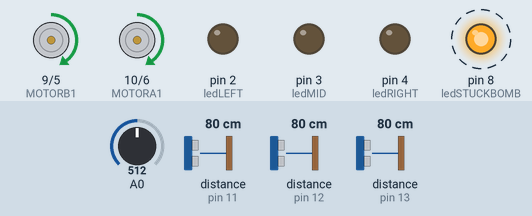
Simulated run of this sketch. Board: Arduino Uno, built with avr-gcc and run on an emulated ATmega328P. Shown: motor-driver pin pairs drawn as motors (green arrow = first pin HIGH = forward, orange = second pin HIGH = backward, longer = more drive), output pins drawn as LEDs (lit = HIGH). Wiring (inferred from the names in the program): 3 × ultrasonic range finder: trigger pin 12, echo pin 12 / trigger pin 11, echo pin 11 / trigger pin 13, echo pin 13. Dashed ring = blinking. Inputs (shaded band) come from the test bench; at power-on: distance to the obstacle (sensors on pin 11, pin 12, pin 13) 80 cm, A0 = 512. Pins used as bus, display or sensor lines are not drawn.

Above: at 2.2 s.
2.3 s: distance to the obstacle (sensor on pin 11) set to 2 cm
At 3.57 s:
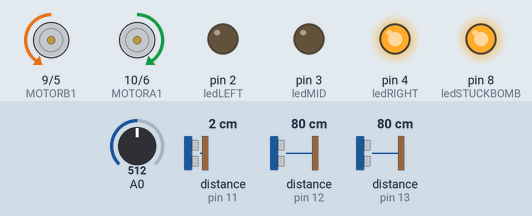
At 5.1 s:
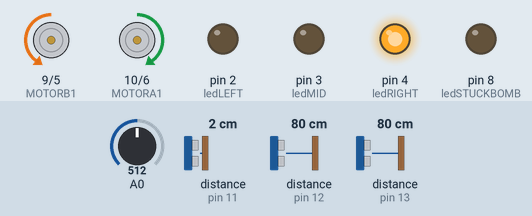
Timing chart, 0 to 6.6 s (numbered marks = the images above; inputs shaded):
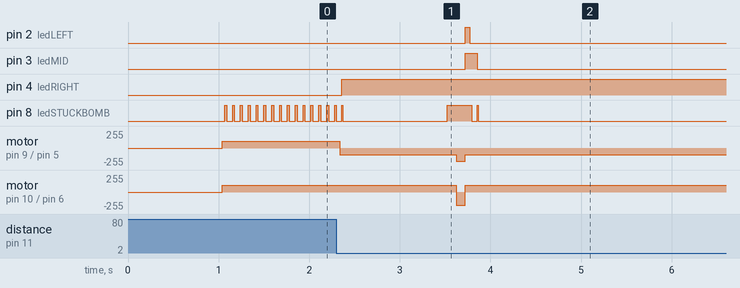

Measured:
- after the input at 2.3 s, pin 2 (ledLEFT): LOW → HIGH after 1.4 s, → LOW 0.05 s later; pin 3 (ledMID): LOW → HIGH after 1.4 s, → LOW 0.13 s later

The sketch:

labyrinth2-20180716-1444.ino
```cpp
// ___________________________________________________________________________
// _______________________________START OF FILE_______________________________

// ___________________________________________________________________________
// _______________________________ToDo or ToFix_______________________________
/*
 - nothing at the momentz
*/


// ___________________________________________________________________________
// ________________________________CONNECTIONS________________________________

/* Bluetooth Connections:
 RX : TX
 TX : RX

 Motor Connections:
 A1 : 10
 A2 : 6
 B1 : 9
 B2 : 5

 Ultrasound Connections:
 U1 : 11
 U2 : 12
 U2 : 13

 LED Connections:
 ledLEFT : 2
 ledMID : 3
 ledRIGHT : 4
 ledSTUCKBOMB : 8

*/


// ___________________________________________________________________________
// ________________________________DEFINITIONS________________________________

// Motors
#define MOTORA2 6
#define MOTORA1 10
#define MOTORB2 5
#define MOTORB1 9

// Ultrasound
#define U1 11
#define U2 12
#define U3 13

// LEDs
#define ledLEFT 2
#define ledMID 3
#define ledRIGHT 4
#define ledSTUCKBOMB 8

// Bluetooth
// input buffer (of size BUF_SIZE). Cyclycally written and stored
#define BUF_SIZE 30
char charBuf[BUF_SIZE];
unsigned int bufPos = 0;
// buffer to store the 9 last chars (to test against "Hello\r\n"), '0' terminated
char testStringHello[9];

// mode:
// 0: waiting for hello
// 1: hello received, waiting for code
unsigned int mode = 0;

// temporary variable
char temp;


// ___________________________________________________________________________
// ___________________________________SETUP___________________________________

void setup() {
  Serial.begin(38400);
  pinMode(MOTORA1, OUTPUT);
  pinMode(MOTORA2, OUTPUT);
  pinMode(MOTORB1, OUTPUT);
  pinMode(MOTORB2, OUTPUT);
  pinMode(ledLEFT, OUTPUT);
  pinMode(ledMID, OUTPUT);
  pinMode(ledRIGHT, OUTPUT);
  pinMode(ledSTUCKBOMB, OUTPUT);

  // bluetooth setup
  // set AT Mode switch to "on" and excecute this once
  // set AT Mode switch to "off" and remove follwing line

  // digitalWrite(ledMID, HIGH);
  // programBluetooth();

  // clear the char buf
  for (int i = 0; i < BUF_SIZE; i++) {
    charBuf[i] = ' ';
  }

  /*
  lcd.begin(NUM_CHAR, NUM_LINES);
  lcd.print("system ready");
  delay(900);
  lcd.clear();
  */
  delay(1000);
}


// ___________________________________________________________________________
// _________________________________MAIN LOOP_________________________________

void loop() {
  // int analogValue = analogRead(A0);
  if(analogRead(A0) > 350 && analogRead(A0) < 550) {
    driveNoTouch();
  }
}


// ___________________________________________________________________________
// _________________________MAIN DRIVE DECIDE FUNCTION________________________

void driveNoTouch() {
  // If lpDEBUG == true motors won't turn to save power during debugging.
  bool lpDEBUG = false;

  uint16_t stuckcounter = 1;
  int allowedstucktime = 20;
  bool notstuck = true;

  while (true) {
    uint16_t distMID = measureDistanceMID();
    delay(25);
    uint16_t distLEFT = measureDistanceLEFT();
    uint16_t distRIGHT = measureDistanceRIGHT();

    /*
      // CONDITION SEQEUNCE:
      - In front of wall?
      - Moving towards a wall?
      - Moving towards wall with left side?
      - Moving towards wall with right side?
    */
    if (notstuck) {
      if (distMID < 12) {
        // Robot is directly in front of a wall.
        // Drive backward a bit.
        stuckcounter = +1;
        if (!lpDEBUG) {
          driveBackward(100, 50);
        }
        digitalWrite(ledLEFT, LOW);
        digitalWrite(ledMID, HIGH);
        digitalWrite(ledRIGHT, LOW);

      } else if (distMID < 35) {
        // Robot is moving towards a wall.
        // Drive according curve to avoid it.
        stuckcounter += 1;

        digitalWrite(ledMID, HIGH);

        if (distLEFT < distRIGHT) {
          if (!lpDEBUG) {
            driveCurveRight(100, 25);
          }
          digitalWrite(ledLEFT, LOW);
          digitalWrite(ledRIGHT, HIGH);
        } else {
          if (!lpDEBUG) {
            driveCurveLeft(100, 25);
          }
          digitalWrite(ledLEFT, HIGH);
          digitalWrite(ledRIGHT, LOW);
        }

      } else if (distLEFT <= 15 && distRIGHT > 15) {
        // Robot is too far left. Turn right a bit.
        stuckcounter += 1;
        if (!lpDEBUG) {
          driveCurveRight(100, 25);
        }

        digitalWrite(ledLEFT, LOW);
        digitalWrite(ledMID, LOW);
        digitalWrite(ledRIGHT, HIGH);

      } else if (distRIGHT <= 15 && distLEFT > 15) {
        // Robot is too far right. Turn left a bit.
        stuckcounter += 1;
        if (!lpDEBUG) {
          driveCurveLeft(100, 25);
        }

        digitalWrite(ledLEFT, HIGH);
        digitalWrite(ledMID, LOW);
        digitalWrite(ledRIGHT, LOW);

      } else {
        // Drive forward.
        stuckcounter = 1;
        if (!lpDEBUG) {
          driveForward(100, 25);
        }

        digitalWrite(ledLEFT, LOW);
        digitalWrite(ledMID, LOW);
        digitalWrite(ledRIGHT, LOW);

      }
    } else {
      // Drive back a bit if happen to be stuck.
      if (!lpDEBUG) {
        driveBackward(200, 100);
      }

      digitalWrite(ledLEFT, HIGH);
      digitalWrite(ledMID, HIGH);
      digitalWrite(ledRIGHT, HIGH);

      if (distLEFT < distRIGHT) {
          if (!lpDEBUG) {
            driveCurveRight(100, 50);
          }
          digitalWrite(ledLEFT, LOW);
          digitalWrite(ledRIGHT, HIGH);
        } else {
          if (!lpDEBUG) {
            driveCurveLeft(100, 50);
          }
          digitalWrite(ledLEFT, HIGH);
          digitalWrite(ledRIGHT, LOW);
        }

      stuckcounter = 1;
      notstuck = true;
    }

    if (stuckcounter < allowedstucktime) {
      digitalWrite(ledSTUCKBOMB, HIGH);
      delay(allowedstucktime / stuckcounter);
      digitalWrite(ledSTUCKBOMB, LOW);
    } else {
      digitalWrite(ledSTUCKBOMB, HIGH);
    }

    // Check if stuck according to counter
    if (stuckcounter > allowedstucktime) {
      notstuck = false;
    }
  }
}


// ___________________________________________________________________________
// _________________________DISTANCE MEASURE FUNCTIONS________________________

int divconstant = 35;
int obstacleconstant = 24;

uint16_t measureDistanceLEFT() {
  pinMode(U1, OUTPUT);
  digitalWrite(U1, LOW);
  digitalWrite(U1, HIGH);
  int i = micros() + 15;
  int j = micros();
  while (i > j) {j = micros();}
  digitalWrite(U1, LOW);
  pinMode(U1, INPUT);
  uint32_t imptime = micros();
  while (digitalRead(U1) == LOW) {
    if (micros() - imptime > obstacleconstant * 1000) {
      // No obstacle if no signal after *obstacleconstant ms
      return 50;
    }
  }
  imptime = micros();
  while (digitalRead(U1) == HIGH) {}
  imptime = micros() - imptime;
  uint16_t cm = imptime / divconstant;
  return cm;
}

uint16_t measureDistanceMID() {
  pinMode(U2, OUTPUT);
  digitalWrite(U2, LOW);
  digitalWrite(U2, HIGH);
  int i = micros() + 15;
  int j = micros();
  while (i > j) {j = micros();}
  digitalWrite(U2, LOW);
  pinMode(U2, INPUT);
  uint32_t imptime = micros();
  while (digitalRead(U2) == LOW) {
    if (micros() - imptime > obstacleconstant * 1000) {
      // No obstacle if no signal after *obstacleconstant ms
      return 50;
    }
  }
  imptime = micros();
  while (digitalRead(U2) == HIGH) {}
  imptime = micros() - imptime;
  uint16_t cm = imptime / divconstant;
  return cm;
}

uint16_t measureDistanceRIGHT() {
  pinMode(U3, OUTPUT);
  digitalWrite(U3, LOW);
  digitalWrite(U3, HIGH);
  int i = micros() + 15;
  int j = micros();
  while (i > j) {j = micros();}
  digitalWrite(U3, LOW);
  pinMode(U3, INPUT);
  uint32_t imptime = micros();
  while (digitalRead(U3) == LOW) {
    if (micros() - imptime > obstacleconstant * 1000) {
      // No obstacle if no signal after *obstacleconstant ms
      return 50; //
    }
  }
  imptime = micros();
  while (digitalRead(U3) == HIGH) {}
  imptime = micros() - imptime;
  uint16_t cm = imptime / divconstant;
  return cm;
}


// ___________________________________________________________________________
// __________________________SEPERATE DRIVE FUNCTIONS_________________________

void driveForward(int speed, int milliseconds) {
  analogWrite(MOTORA1, speed);
  digitalWrite(MOTORA2, LOW);
  analogWrite(MOTORB1, speed);
  digitalWrite(MOTORB2, LOW);
  delay(milliseconds);
}

void driveBackward(int speed, int milliseconds) {
  analogWrite(MOTORA2, speed);
  digitalWrite(MOTORA1, LOW);
  analogWrite(MOTORB2, speed);
  digitalWrite(MOTORB1, LOW);
  delay(milliseconds);
}

void driveCurveRight(int speed, int milliseconds) {
  analogWrite(MOTORA1, speed);
  digitalWrite(MOTORA2, LOW);
  analogWrite(MOTORB2, speed);
  digitalWrite(MOTORB1, LOW);
  delay(milliseconds);
}

void driveCurveLeft(int speed, int milliseconds) {
  analogWrite(MOTORA2, speed);
  digitalWrite(MOTORA1, LOW);
  analogWrite(MOTORB1, speed);
  digitalWrite(MOTORB2, LOW);
  delay(milliseconds);
}

// ___________________________________________________________________________
// ________________________________BLUETOOTHSETUP_____________________________
/*
DON'T MODIFY CODE BELOW THIS LINE! (commented out lcd)
*/

void programBluetooth() {
  //Serial.begin(9600);
  //Serial.begin(57600);

  Serial.begin(38400);
  delay(1000);


  boolean programmingSuccessful = true;
  programmingSuccessful &= sendCommand("AT+ORGL\r\n");
  delay (1000);
  programmingSuccessful &= sendCommand("AT+CLASS=001F00\r\n");

  programmingSuccessful &= sendCommand("AT+RESET\r\n");

  /*
  lcd.setCursor(0,0);
  lcd.print("Programming BT:");
  lcd.setCursor(0,1);
  */
  digitalWrite(ledMID, LOW);
  if (!programmingSuccessful) {
    // lcd.print("NOT successful!");
    // digitalWrite(13, LOW);
    digitalWrite(ledRIGHT, HIGH);
    return;
  }
  digitalWrite(ledLEFT, HIGH);
  /*
  digitalWrite(13, HIGH);
  lcd.print("successful!");
  */
}

// Sends a command to the bluetooth module
boolean sendCommand(String command) {
  Serial.print(command);

  delay(200);

  int state = 0;
  while (Serial.available() > 0) {
    char temp = Serial.read();
    if (temp == 'O' && state == 0) {
      state = 1;
    }
    if (temp == 'K' && state == 1) {
      state = 2;
    }
    if (temp == '\r' && state == 2) {
      state = 3;
    }
    if (temp == '\n' && state == 3) {
      state = 4;
    }
  }
  return (state == 4);
}

// ___________________________________________________________________________
// ________________________________COMMENT DUMP_______________________________

/*
#define R_S 2
#define E   3
#define DB4 4
#define DB5 5
#define DB6 7
#define DB7 8
#define NUM_CHAR 20
#define NUM_LINES 4

#include <LiquidCrystal.h>

LiquidCrystal lcd(R_S, E, DB4, DB5, DB6, DB7);
*/

/*
// For reference the values of measureDistance.
lcd.clear();
lcd.setCursor(0, 0);
lcd.print(dist1);
lcd.setCursor(0, 1);
lcd.print(dist2);
lcd.setCursor(0, 2);
lcd.print(dist3);
*/


// ___________________________________________________________________________
// ________________________________END OF FILE________________________________
```
